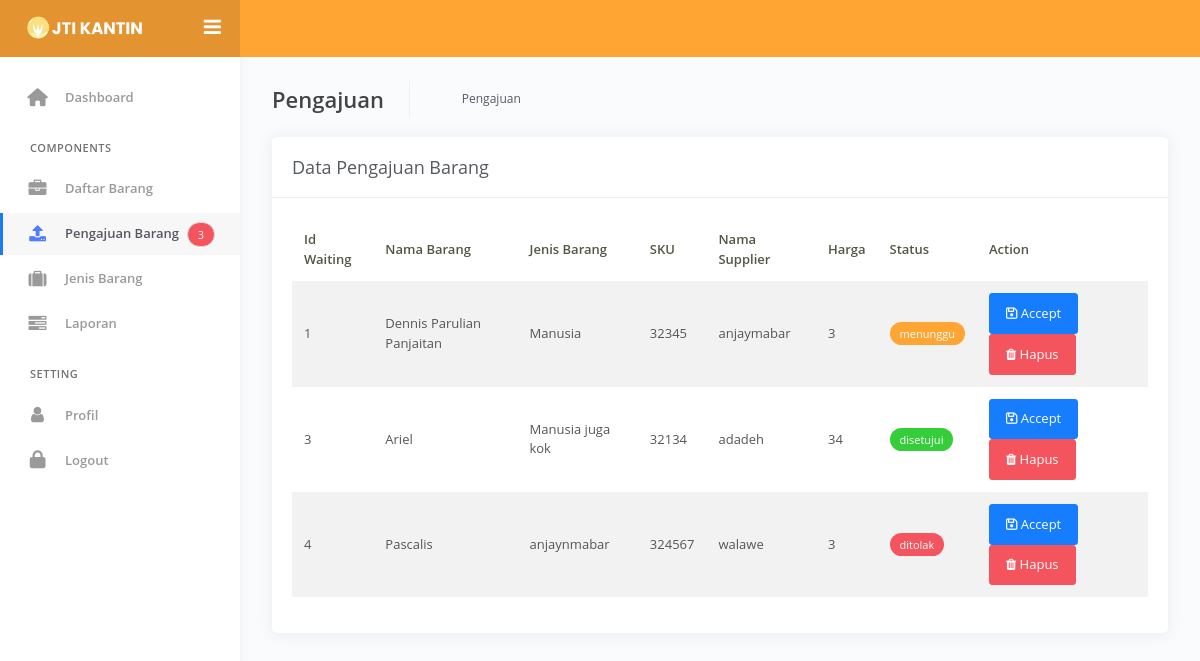
/kantinA/admin/index.php?view=datapengajuan, run on an earlier commit of the app's database.
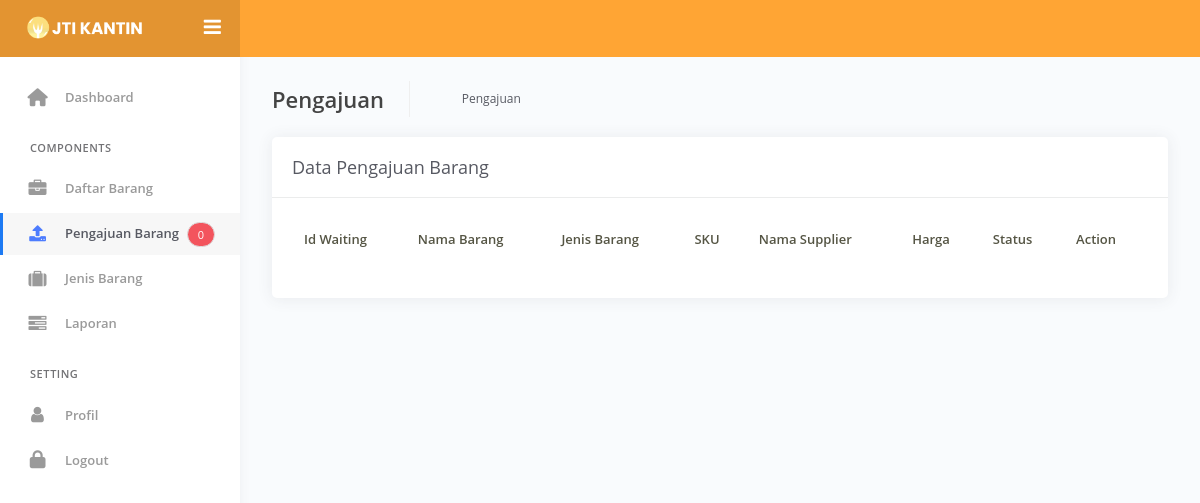
And on a later commit of the database.
### tables this page shows
CREATE TABLE `waitingroom` (
  `id_waiting` int(11) NOT NULL,
  `namabarang` varchar(225) NOT NULL,
  `jenisbarang` varchar(50) NOT NULL,
  `sku` varchar(225) NOT NULL,
  `namasupplier` varchar(225) NOT NULL,
  `harga` decimal(10,0) NOT NULL,
  `status` enum('menunggu','disetujui','ditolak') NOT NULL
);

### kantinA/admin/master/pengajuan/datapengajuan.php (the view, shortened to what this page needs)
<div class="main-panel">
			<div class="content">
				<div class="page-inner">
					<div class="page-header">
						<h4 class="page-title">Pengajuan</h4>
						<ul class="breadcrumbs">
							<li class="nav-item">
								<a href="#">Pengajuan</a>
							</li>
						</ul>
					</div>
					<div class="row">
						<div class="col-md-12">
							<div class="card">
								<div class="card-header">
									<div class="d-flex align-items-center">
										<h4 class="card-title">Data Pengajuan Barang</h4>
									</div>
								</div>
								<div class="card-body">
									<div class="table-responsive">
										<table id="add-row" class="display table table-striped table-hover" >
											<thead>
												<tr>
													<th>Id Waiting</th>
													<th>Nama Barang</th>
													<th>Jenis Barang</th>
													<th>SKU </th>
													<th>Nama Supplier</th>
													<th>Harga</th>
													<th>Status</th>
													<th>Action</th>
												</tr>
											</thead>
											<tbody>
												<?php
													$query = mysqli_query($conn,'SELECT * from waitingroom');
													while ($pinjamruangan = mysqli_fetch_array($query)) {
														?>
											<tr>
													 <td>
														<?php echo $pinjamruangan['id_waiting'] ?>
													</td>
													<td>
														<?php echo $pinjamruangan['namabarang'] ?>
													</td>
													<td>
														<?php echo $pinjamruangan['jenisbarang'] ?>
													</td>
													<td>
														<?php echo $pinjamruangan['sku'] ?>
													</td>
													<td>
														<?php echo $pinjamruangan['namasupplier'] ?>
													</td>
													<td>
														<?php echo $pinjamruangan['harga'] ?>
													</td>
													<td>
														<?php if ($pinjamruangan['status'] == 'menunggu') { ?>
                                                            <div class="badge badge-warning"><?php echo $pinjamruangan['status'] ?></div>
															<?php } elseif ($pinjamruangan['status'] == 'disetujui') { ?>
																<div class="badge badge-success"><?php echo $pinjamruangan['status'] ?></div>
																<?php } else { ?>
																	<div class="badge badge-danger"><?php echo $pinjamruangan['status'] ?></div>
																	<?php } ?>
																</td>
																<td>
																	<form method="POST">
																		<button type="submit" name="simpan" class="btn btn-primary"><i class="fa fa-save"></i> Accept </button>
																		<button type="submit" name="hapus" class="btn btn-danger"><i class="fa fa-trash"></i> Hapus</button>
																	</form>
																</td>
											    </tr>
															<?php } ?>
														</tbody>
										</table>
									</div>
								</div>
							</div>
						</div>
					</div>
				</div>
			</div>
		</div>

### kantinA/admin/index.php (shortened to what this page needs)
<?php
include '../koneksi.php';
?>
<?php
$p = mysqli_query($conn,'SELECT count(*) as waitingroom from waitingroom');
$q = mysqli_fetch_array($p);
?>
<!DOCTYPE html>
<html lang="en">
<head>
    <link rel="stylesheet" href="https://cdnjs.cloudflare.com/ajax/libs/font-awesome/4.7.0/css/font-awesome.min.css">
	<link rel="stylesheet" href="../assets/css/bootstrap.min.css">
	<link rel="stylesheet" href="../assets/css/azzara.css">
	<link rel="stylesheet" href="../assets/css/demo.css">
</head>
<body>
	<div class="wrapper">
		<div class="main-header" data-background-color="orange">
			<div class="logo-header">
				<a href="#" class="logo">
                    <img src="../assets/img/logo2.png" alt="navbar brand" class="navbar-brand">
                </a>
				<div class="navbar-minimize">
					<button class="btn btn-minimize btn-rounded">
						<i class="fa fa-bars"></i>
					</button>
				</div>
			</div>
			<nav class="navbar navbar-header navbar-expand-lg">
			</nav>
		</div>
		<div class="sidebar">
        <div class="sidebar-wrapper scrollbar-inner">
            <div class="sidebar-content">
                <ul class="nav list-group">
                    	<li class="nav-item">
							<a href="?view=dashboard" class="nav-link">
								<i class="fas fa-home"></i>
								<p>Dashboard</p>
							</a>
						</li>
						<li class="nav-section">
							<h4 class="text-section">Components</h4>
						</li>
						<li class="nav-item">
							<a href="?view=databarang" class="nav-link">
								<i class="fa fa-briefcase"></i>
								<p class="sub-item">Daftar Barang</p>
							</a>
						</li>
						<li class="nav-item d-flex justify-content-between align-items-center">
							<a href="?view=datapengajuan" class="nav-link">
								<i class="fa fa-upload"></i>
								<p class="sub-item">Pengajuan Barang</p>
								<span class="badge bg-danger rounded-pill" style="color: white;"><?php echo $q['waitingroom'] ?></span>
							</a>
						</li>
						<li class="nav-item">
							<a href="?view=datajenisbarang" class="nav-link">
								<i class="fa fa-suitcase"></i>
								<p class="sub-item">Jenis Barang</p>
							</a>
						</li>
						<li class="nav-item">
							<a href="?view=datalaporan" class="nav-link">
								<i class="fa fa-tasks"></i>
								<p class="sub-item">Laporan</p>
							</a>
						</li>
						<li class="nav-section">
							<h4 class="text-section">Setting</h4>
						</li>
						<li class="nav-item">
							<a href="?view=profil" class="nav-link">
								<i class="fa fa-user" aria-hidden="true"></i>
								<p>Profil</p>
							</a>
						</li>
                    	<li class="nav-item">
                            <a href="#" class="nav-link" data-toggle="modal" data-target="#logoutConfirmationModal">
                                <i class="fas fa-lock"></i>
                                <p>Logout</p>
                            </a>
                        </li>
                    </ul>
                </div>
            </div>
        </div>
		<?php
                    if(@$_GET['view']=='')
                        include 'dashboard.php';
                    elseif($_GET['view']=='dashboard')
                        include 'dashboard.php';
                    elseif($_GET['view']=='databarang')
                        include 'master/databarang/databarang.php';
                    elseif($_GET['view']=='datapengajuan')
                        include 'master/pengajuan/datapengajuan.php';
                    elseif($_GET['view']=='datajenisbarang')
                        include 'master/jenisbarang/datajenisbarang.php';
                    elseif($_GET['view']=='datalaporan')
                        include 'master/laporan/datalaporan.php';
                    elseif($_GET['view']=='profil')
                        include 'master/profil/profil.php';
                    elseif($_GET['view']=='editprofil')
                        include 'master/profil/editprofil.php';
                 ?>
	</div>
</body>
</html>

### kantinA/admin/index.php (style rules this page uses)
.logo img.navbar-brand { width: 120px; height: auto; }
.nav-item.active a { background-color: #007bff; color: #fff; }

What changed in the data, as far as the page shows it:
removed waitingroom: id_waiting "1", namabarang "Dennis Parulian Panjaitan", jenisbarang "Manusia", sku "32345", namasupplier "anjaymabar", harga "3", status "menunggu"
removed waitingroom: id_waiting "3", namabarang "Ariel", jenisbarang "Manusia juga kok", sku "32134", namasupplier "adadeh", harga "34", status "disetujui"
removed waitingroom: id_waiting "4", namabarang "Pascalis", jenisbarang "anjaynmabar", sku "324567", namasupplier "walawe", harga "3", status "ditolak"
Also different on the page:
$q['waitingroom']: "3" → "0"
